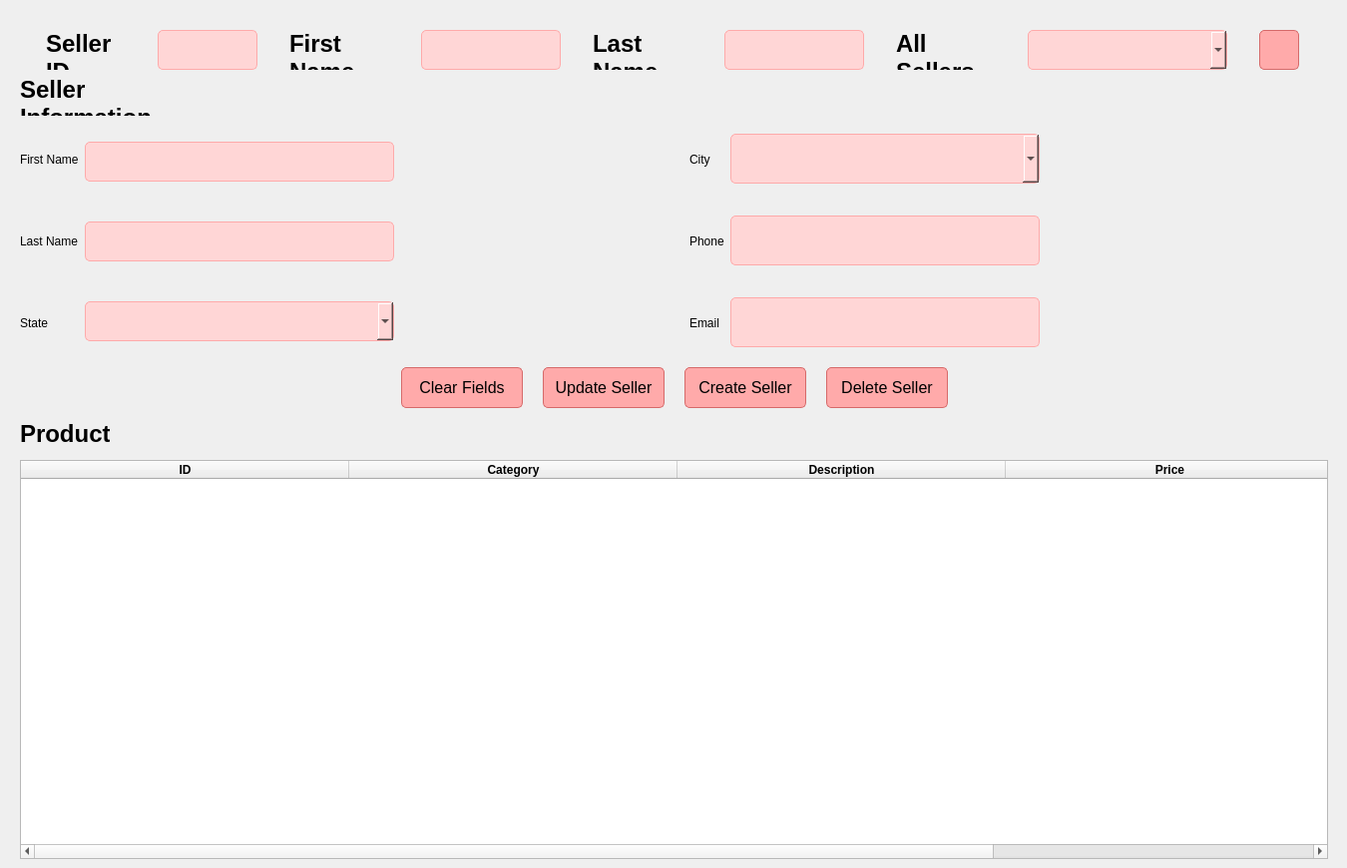
       <widget class="QWidget" name="StPageSeller_2">
        <widget class="QWidget" name="seller_modify" native="true">
         <property name="geometry">
          <rect>
           <x>20</x>
           <y>30</y>
           <width>1321</width>
           <height>831</height>
          </rect>
         </property>
         <widget class="QWidget" name="layoutWidget_12">
          <property name="geometry">
           <rect>
            <x>0</x>
            <y>0</y>
            <width>1311</width>
            <height>831</height>
           </rect>
          </property>
          <layout class="QVBoxLayout" name="seller_modify_layout">
           <item>
            <layout class="QHBoxLayout" name="horizontalLayout_12">
             <item>
              <widget class="QLabel" name="label_35">
               <property name="maximumSize">
                <size>
                 <width>80</width>
                 <height>40</height>
                </size>
               </property>
               <property name="styleSheet">
                <string notr="true"/>
               </property>
               <property name="text">
                <string>&lt;html&gt;&lt;head/&gt;&lt;body&gt;&lt;p&gt;&lt;span style=&quot; font-size:18pt; font-weight:600;&quot;&gt;Seller ID&lt;/span&gt;&lt;/p&gt;&lt;/body&gt;&lt;/html&gt;</string>
               </property>
               <property name="wordWrap">
                <bool>true</bool>
               </property>
              </widget>
             </item>
             <item>
              <widget class="QLineEdit" name="seller_id_search">
               <property name="maximumSize">
                <size>
                 <width>100</width>
                 <height>40</height>
                </size>
               </property>
               <property name="styleSheet">
                <string notr="true">background-color: #FFD6D6; border: 1px solid #FFAAAA; border-radius: 5px;</string>
               </property>
              </widget>
             </item>
             <item>
              <widget class="QLabel" name="label_36">
               <property name="maximumSize">
                <size>
                 <width>100</width>
                 <height>40</height>
                </size>
               </property>
               <property name="styleSheet">
                <string notr="true"/>
               </property>
               <property name="text">
                <string>&lt;html&gt;&lt;head/&gt;&lt;body&gt;&lt;p&gt;&lt;span style=&quot; font-size:18pt; font-weight:600;&quot;&gt;First Name&lt;/span&gt;&lt;/p&gt;&lt;/body&gt;&lt;/html&gt;</string>
               </property>
               <property name="wordWrap">
                <bool>true</bool>
               </property>
              </widget>
             </item>
             <item>
              <widget class="QLineEdit" name="seller_first_name_search">
               <property name="maximumSize">
                <size>
                 <width>140</width>
                 <height>40</height>
                </size>
               </property>
               <property name="styleSheet">
                <string notr="true">background-color: #FFD6D6; border: 1px solid #FFAAAA; border-radius: 5px;</string>
               </property>
              </widget>
             </item>
             <item>
              <widget class="QLabel" name="label_42">
               <property name="maximumSize">
                <size>
                 <width>100</width>
                 <height>40</height>
                </size>
               </property>
               <property name="styleSheet">
                <string notr="true"/>
               </property>
               <property name="text">
                <string>&lt;html&gt;&lt;head/&gt;&lt;body&gt;&lt;p&gt;&lt;span style=&quot; font-size:18pt; font-weight:600;&quot;&gt;Last Name&lt;/span&gt;&lt;/p&gt;&lt;/body&gt;&lt;/html&gt;</string>
               </property>
               <property name="wordWrap">
                <bool>true</bool>
               </property>
              </widget>
             </item>
             <item>
              <widget class="QLineEdit" name="seller_last_name_search">
               <property name="maximumSize">
                <size>
                 <width>140</width>
                 <height>40</height>
                </size>
               </property>
               <property name="styleSheet">
                <string notr="true">background-color: #FFD6D6; border: 1px solid #FFAAAA; border-radius: 5px;</string>
               </property>
              </widget>
             </item>
             <item>
              <widget class="QLabel" name="label_67">
               <property name="maximumSize">
                <size>
                 <width>100</width>
                 <height>40</height>
                </size>
               </property>
               <property name="styleSheet">
                <string notr="true"/>
               </property>
               <property name="text">
                <string>&lt;html&gt;&lt;head/&gt;&lt;body&gt;&lt;p&gt;&lt;span style=&quot; font-size:18pt; font-weight:600;&quot;&gt;All Sellers&lt;/span&gt;&lt;/p&gt;&lt;/body&gt;&lt;/html&gt;</string>
               </property>
               <property name="wordWrap">
                <bool>true</bool>
               </property>
              </widget>
             </item>
             <item>
              <widget class="QComboBox" name="cmbAllSellers">
               <property name="maximumSize">
                <size>
                 <width>200</width>
                 <height>40</height>
                </size>
               </property>
               <property name="styleSheet">
                <string notr="true">background-color: #FFD6D6; border: 1px solid #FFAAAA; border-radius: 5px;</string>
               </property>
              </widget>
             </item>
             <item>
              <widget class="QPushButton" name="btnSearchSeller">
               <property name="maximumSize">
                <size>
                 <width>40</width>
                 <height>40</height>
                </size>
               </property>
               <property name="styleSheet">
                <string notr="true">background-color: #FFAAAA; border: 1px solid #D66A6A; border-radius: 5px; padding: 10px; font-size: 16px; width: 100%;</string>
               </property>
               <property name="text">
                <string/>
               </property>
               <property name="icon">
                <iconset>
                 <normaloff>picture/search.png</normaloff>picture/search.png</iconset>
               </property>
               <property name="iconSize">
                <size>
                 <width>25</width>
                 <height>25</height>
                </size>
               </property>
              </widget>
             </item>
            </layout>
           </item>
           <item>
            <widget class="QLabel" name="label_69">
             <property name="maximumSize">
              <size>
               <width>200</width>
               <height>40</height>
              </size>
             </property>
             <property name="styleSheet">
              <string notr="true">font: 24pt &quot;.AppleSystemUIFont&quot;;</string>
             </property>
             <property name="text">
              <string>&lt;html&gt;&lt;head/&gt;&lt;body&gt;&lt;p&gt;&lt;span style=&quot; font-size:18pt; font-weight:600;&quot;&gt;Seller Information&lt;/span&gt;&lt;/p&gt;&lt;/body&gt;&lt;/html&gt;</string>
             </property>
             <property name="wordWrap">
              <bool>true</bool>
             </property>
            </widget>
           </item>
           <item>
            <layout class="QHBoxLayout" name="horizontalLayout_7">
             <item>
              <layout class="QVBoxLayout" name="verticalLayout_10">
               <item>
                <widget class="QLabel" name="label_17">
                 <property name="styleSheet">
                  <string notr="true"/>
                 </property>
                 <property name="text">
                  <string>First Name</string>
                 </property>
                </widget>
               </item>
               <item>
                <widget class="QLabel" name="label_23">
                 <property name="styleSheet">
                  <string notr="true"/>
                 </property>
                 <property name="text">
                  <string>Last Name</string>
                 </property>
                </widget>
               </item>
               <item>
                <widget class="QLabel" name="label_24">
                 <property name="styleSheet">
                  <string notr="true"/>
                 </property>
                 <property name="text">
                  <string>State</string>
                 </property>
                </widget>
               </item>
              </layout>
             </item>
             <item>
              <layout class="QVBoxLayout" name="verticalLayout_11">
               <property name="spacing">
                <number>0</number>
               </property>
               <item>
                <widget class="QLineEdit" name="seller_first_name_edit">
                 <property name="maximumSize">
                  <size>
                   <width>310</width>
                   <height>40</height>
                  </size>
                 </property>
                 <property name="styleSheet">
                  <string notr="true">background-color: #FFD6D6; border: 1px solid #FFAAAA; border-radius: 5px;</string>
                 </property>
                </widget>
               </item>
               <item>
                <spacer name="horizontalSpacer_17">
                 <property name="orientation">
                  <enum>Qt::Horizontal</enum>
                 </property>
                 <property name="sizeHint" stdset="0">
                  <size>
                   <width>40</width>
                   <height>20</height>
                  </size>
                 </property>
                </spacer>
               </item>
               <item>
                <widget class="QLineEdit" name="seller_last_name_edit">
                 <property name="maximumSize">
                  <size>
                   <width>310</width>
                   <height>40</height>
                  </size>
                 </property>
                 <property name="styleSheet">
                  <string notr="true">background-color: #FFD6D6; border: 1px solid #FFAAAA; border-radius: 5px;</string>
                 </property>
                </widget>
               </item>
               <item>
                <spacer name="horizontalSpacer_20">
                 <property name="orientation">
                  <enum>Qt::Horizontal</enum>
                 </property>
                 <property name="sizeHint" stdset="0">
                  <size>
                   <width>40</width>
                   <height>20</height>
                  </size>
                 </property>
                </spacer>
               </item>
               <item>
                <widget class="QComboBox" name="cmbStates">
                 <property name="maximumSize">
                  <size>
                   <width>310</width>
                   <height>40</height>
                  </size>
                 </property>
                 <property name="styleSheet">
                  <string notr="true">background-color: #FFD6D6; border: 1px solid #FFAAAA; border-radius: 5px;</string>
                 </property>
                </widget>
               </item>
              </layout>
             </item>
             <item>
              <layout class="QVBoxLayout" name="verticalLayout_22">
               <item>
                <widget class="QLabel" name="label_71">
                 <property name="styleSheet">
                  <string notr="true"/>
                 </property>
                 <property name="text">
                  <string>City</string>
                 </property>
                </widget>
               </item>
               <item>
                <widget class="QLabel" name="label_72">
                 <property name="styleSheet">
                  <string notr="true"/>
                 </property>
                 <property name="text">
                  <string>Phone</string>
                 </property>
                </widget>
               </item>
               <item>
                <widget class="QLabel" name="label_73">
                 <property name="styleSheet">
                  <string notr="true"/>
                 </property>
                 <property name="text">
                  <string>Email</string>
                 </property>
                </widget>
               </item>
              </layout>
             </item>
             <item>
              <layout class="QVBoxLayout" name="verticalLayout_23">
               <property name="spacing">
                <number>0</number>
               </property>
               <item>
                <widget class="QComboBox" name="cmbCities">
                 <property name="maximumSize">
                  <size>
                   <width>310</width>
                   <height>50</height>
                  </size>
                 </property>
                 <property name="styleSheet">
                  <string notr="true">background-color: #FFD6D6; border: 1px solid #FFAAAA; border-radius: 5px;</string>
                 </property>
                </widget>
               </item>
               <item>
                <spacer name="horizontalSpacer_18">
                 <property name="orientation">
                  <enum>Qt::Horizontal</enum>
                 </property>
                 <property name="sizeHint" stdset="0">
                  <size>
                   <width>40</width>
                   <height>20</height>
                  </size>
                 </property>
                </spacer>
               </item>
               <item>
                <widget class="QLineEdit" name="seller_phone_edit">
                 <property name="maximumSize">
                  <size>
                   <width>310</width>
                   <height>50</height>
                  </size>
                 </property>
                 <property name="styleSheet">
                  <string notr="true">background-color: #FFD6D6; border: 1px solid #FFAAAA; border-radius: 5px;</string>
                 </property>
                </widget>
               </item>
               <item>
                <spacer name="horizontalSpacer_19">
                 <property name="orientation">
                  <enum>Qt::Horizontal</enum>
                 </property>
                 <property name="sizeHint" stdset="0">
                  <size>
                   <width>40</width>
                   <height>20</height>
                  </size>
                 </property>
                </spacer>
               </item>
               <item>
                <widget class="QLineEdit" name="seller_email_edit">
                 <property name="maximumSize">
                  <size>
                   <width>310</width>
                   <height>50</height>
                  </size>
                 </property>
                 <property name="styleSheet">
                  <string notr="true">background-color: #FFD6D6; border: 1px solid #FFAAAA; border-radius: 5px;</string>
                 </property>
                </widget>
               </item>
              </layout>
             </item>
            </layout>
           </item>
           <item>
            <layout class="QHBoxLayout" name="horizontalLayout_8">
             <property name="spacing">
              <number>20</number>
             </property>
             <item>
              <spacer name="horizontalSpacer_14">
               <property name="orientation">
                <enum>Qt::Horizontal</enum>
               </property>
               <property name="sizeHint" stdset="0">
                <size>
                 <width>20</width>
                 <height>20</height>
                </size>
               </property>
              </spacer>
             </item>
             <item>
              <widget class="QPushButton" name="btnClearFields">
               <property name="styleSheet">
                <string notr="true">background-color: #FFAAAA; border: 1px solid #D66A6A; border-radius: 5px; padding: 10px; font-size: 16px; width: 100%;</string>
               </property>
               <property name="text">
                <string>Clear Fields</string>
               </property>
              </widget>
             </item>
             <item>
              <widget class="QPushButton" name="btnUpdSeller">
               <property name="styleSheet">
                <string notr="true">background-color: #FFAAAA; border: 1px solid #D66A6A; border-radius: 5px; padding: 10px; font-size: 16px; width: 100%;</string>
               </property>
               <property name="text">
                <string>Update Seller</string>
               </property>
              </widget>
             </item>
             <item>
              <widget class="QPushButton" name="btnCreateSeller">
               <property name="styleSheet">
                <string notr="true">background-color: #FFAAAA; border: 1px solid #D66A6A; border-radius: 5px; padding: 10px; font-size: 16px; width: 100%;</string>
               </property>
               <property name="text">
                <string>Create Seller</string>
               </property>
              </widget>
             </item>
             <item>
              <widget class="QPushButton" name="btnDeleteSeller">
               <property name="styleSheet">
                <string notr="true">background-color: #FFAAAA; border: 1px solid #D66A6A; border-radius: 5px; padding: 10px; font-size: 16px; width: 100%;</string>
               </property>
               <property name="text">
                <string>Delete Seller</string>
               </property>
              </widget>
             </item>
             <item>
              <spacer name="horizontalSpacer_23">
               <property name="orientation">
                <enum>Qt::Horizontal</enum>
               </property>
               <property name="sizeHint" stdset="0">
                <size>
                 <width>20</width>
                 <height>20</height>
                </size>
               </property>
              </spacer>
             </item>
            </layout>
           </item>
           <item>
            <widget class="QLabel" name="label_68">
             <property name="maximumSize">
              <size>
               <width>90</width>
               <height>40</height>
              </size>
             </property>
             <property name="styleSheet">
              <string notr="true">font: 24pt &quot;.AppleSystemUIFont&quot;;</string>
             </property>
             <property name="text">
              <string>&lt;html&gt;&lt;head/&gt;&lt;body&gt;&lt;p&gt;&lt;span style=&quot; font-size:18pt; font-weight:600;&quot;&gt;Products&lt;/span&gt;&lt;/p&gt;&lt;/body&gt;&lt;/html&gt;</string>
             </property>
             <property name="wordWrap">
              <bool>true</bool>
             </property>
            </widget>
           </item>
           <item>
            <widget class="QTableWidget" name="tblProducts">
             <property name="maximumSize">
              <size>
               <width>1600000</width>
               <height>400</height>
              </size>
             </property>
             <property name="styleSheet">
              <string notr="true"/>
             </property>
             <attribute name="horizontalHeaderDefaultSectionSize">
              <number>329</number>
             </attribute>
             <column>
              <property name="text">
               <string>ID</string>
              </property>
              <property name="font">
               <font>
                <weight>75</weight>
                <bold>true</bold>
               </font>
              </property>
              <property name="background">
               <color>
                <red>255</red>
                <green>255</green>
                <blue>255</blue>
               </color>
              </property>
             </column>
             <column>
              <property name="text">
               <string>Category</string>
              </property>
              <property name="font">
               <font>
                <weight>75</weight>
                <bold>true</bold>
               </font>
              </property>
              <property name="background">
               <color>
                <red>255</red>
                <green>255</green>
                <blue>255</blue>
               </color>
              </property>
             </column>
             <column>
              <property name="text">
               <string>Description</string>
              </property>
              <property name="font">
               <font>
                <weight>75</weight>
                <bold>true</bold>
               </font>
              </property>
              <property name="background">
               <color>
                <red>255</red>
                <green>255</green>
                <blue>255</blue>
               </color>
              </property>
             </column>
             <column>
              <property name="text">
               <string>Price</string>
              </property>
              <property name="font">
               <font>
                <weight>75</weight>
                <bold>true</bold>
               </font>
              </property>
              <property name="background">
               <color>
                <red>255</red>
                <green>255</green>
                <blue>255</blue>
               </color>
              </property>
             </column>
            </widget>
           </item>
          </layout>
         </widget>
        </widget>
       </widget>
